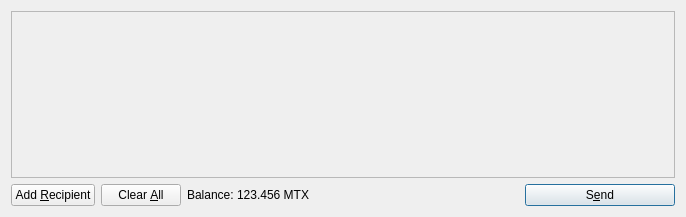
<?xml version="1.0" encoding="UTF-8"?>
<ui version="4.0">
 <class>SendCoinsDialog</class>
 <widget class="QDialog" name="SendCoinsDialog">
  <property name="geometry">
   <rect>
    <x>0</x>
    <y>0</y>
    <width>686</width>
    <height>217</height>
   </rect>
  </property>
  <property name="windowTitle">
   <string>Send Coins</string>
  </property>
  <layout class="QVBoxLayout" name="verticalLayout">
   <item>
    <widget class="QScrollArea" name="scrollArea">
     <property name="widgetResizable">
      <bool>true</bool>
     </property>
     <widget class="QWidget" name="scrollAreaWidgetContents">
      <property name="geometry">
       <rect>
        <x>0</x>
        <y>0</y>
        <width>666</width>
        <height>165</height>
       </rect>
      </property>
      <layout class="QVBoxLayout" name="verticalLayout_2">
       <property name="margin">
        <number>0</number>
       </property>
       <item>
        <layout class="QVBoxLayout" name="entries">
         <property name="spacing">
          <number>6</number>
         </property>
        </layout>
       </item>
       <item>
        <spacer name="verticalSpacer">
         <property name="orientation">
          <enum>Qt::Vertical</enum>
         </property>
         <property name="sizeHint" stdset="0">
          <size>
           <width>20</width>
           <height>40</height>
          </size>
         </property>
        </spacer>
       </item>
      </layout>
     </widget>
    </widget>
   </item>
   <item>
    <layout class="QHBoxLayout" name="horizontalLayout">
     <item>
      <widget class="QPushButton" name="addButton">
       <property name="toolTip">
        <string>Send to multiple recipients at once</string>
       </property>
       <property name="text">
        <string>Add &amp;Recipient</string>
       </property>
       <property name="icon">
        <iconset resource="../matrixcoin.qrc">
         <normaloff>:/icons/add</normaloff>:/icons/add</iconset>
       </property>
       <property name="autoDefault">
        <bool>false</bool>
       </property>
      </widget>
     </item>
     <item>
      <widget class="QPushButton" name="clearButton">
       <property name="sizePolicy">
        <sizepolicy hsizetype="Minimum" vsizetype="Fixed">
         <horstretch>0</horstretch>
         <verstretch>0</verstretch>
        </sizepolicy>
       </property>
       <property name="toolTip">
        <string>Remove all transaction fields</string>
       </property>
       <property name="text">
        <string>Clear &amp;All</string>
       </property>
       <property name="icon">
        <iconset resource="../matrixcoin.qrc">
         <normaloff>:/icons/remove</normaloff>:/icons/remove</iconset>
       </property>
       <property name="autoRepeatDelay">
        <number>300</number>
       </property>
       <property name="autoDefault">
        <bool>false</bool>
       </property>
      </widget>
     </item>
     <item>
      <layout class="QHBoxLayout" name="horizontalLayout_2">
       <property name="spacing">
        <number>3</number>
       </property>
       <item>
        <widget class="QLabel" name="label">
         <property name="text">
          <string>Balance:</string>
         </property>
        </widget>
       </item>
       <item>
        <widget class="QLabel" name="labelBalance">
         <property name="cursor">
          <cursorShape>IBeamCursor</cursorShape>
         </property>
         <property name="text">
          <string>123.456 MTX</string>
         </property>
         <property name="textInteractionFlags">
          <set>Qt::LinksAccessibleByMouse|Qt::TextSelectableByKeyboard|Qt::TextSelectableByMouse</set>
         </property>
        </widget>
       </item>
      </layout>
     </item>
     <item>
      <spacer name="horizontalSpacer">
       <property name="orientation">
        <enum>Qt::Horizontal</enum>
       </property>
       <property name="sizeHint" stdset="0">
        <size>
         <width>40</width>
         <height>20</height>
        </size>
       </property>
      </spacer>
     </item>
     <item>
      <widget class="QPushButton" name="sendButton">
       <property name="minimumSize">
        <size>
         <width>150</width>
         <height>0</height>
        </size>
       </property>
       <property name="toolTip">
        <string>Confirm the send action</string>
       </property>
       <property name="text">
        <string>S&amp;end</string>
       </property>
       <property name="icon">
        <iconset resource="../matrixcoin.qrc">
         <normaloff>:/icons/send</normaloff>:/icons/send</iconset>
       </property>
       <property name="default">
        <bool>true</bool>
       </property>
      </widget>
     </item>
    </layout>
   </item>
  </layout>
 </widget>
 <resources>
  <include location="../matrixcoin.qrc"/>
 </resources>
 <connections/>
</ui>
